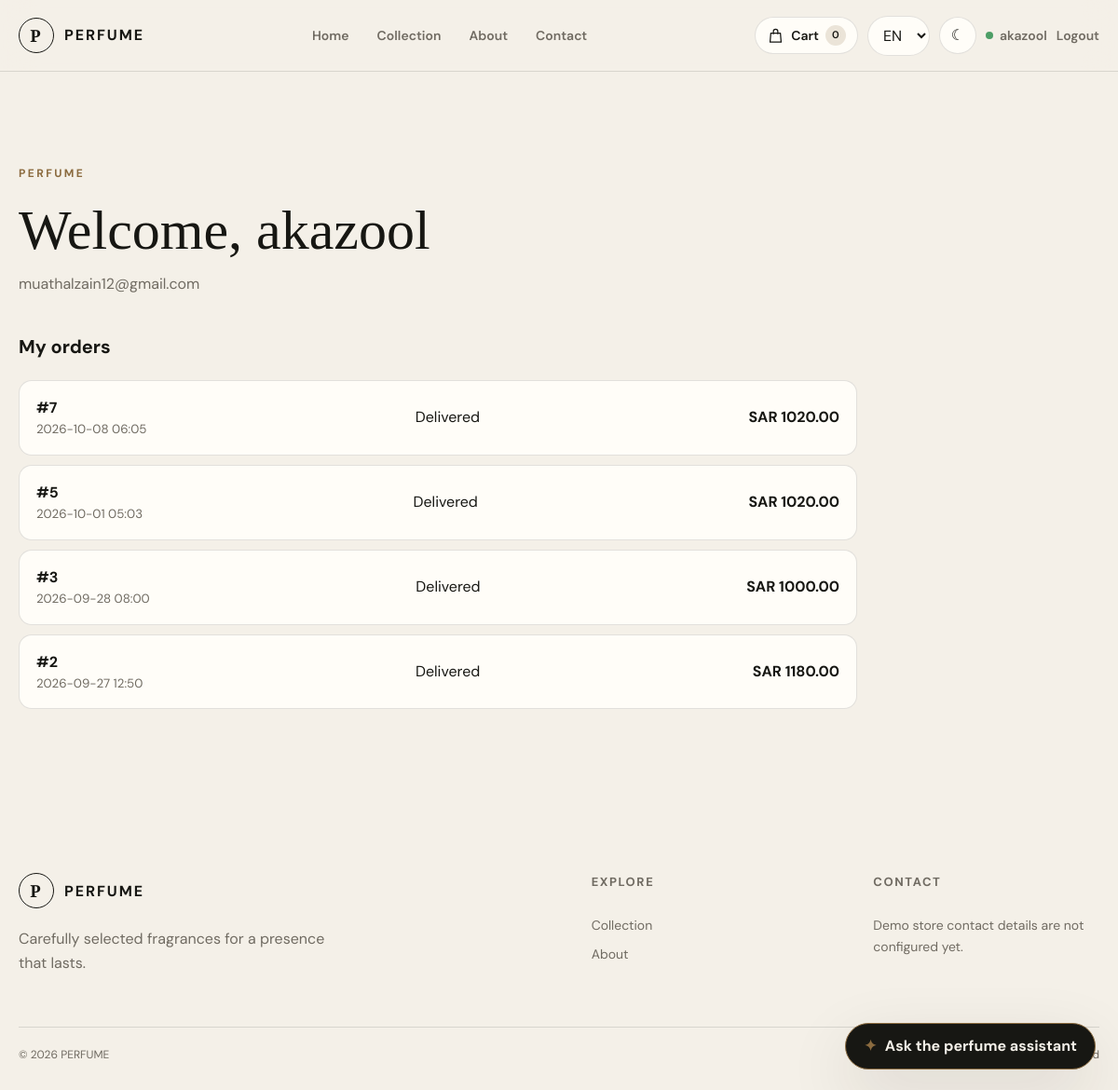
The app's page /en/accounts/profile/ (signed in) with its own data.
### store/models.py (models this page shows, shortened)
class Order(models.Model):
    class Status(models.TextChoices):
        PENDING = 'pending', 'جديد'
        PROCESSING = 'processing', 'قيد التجهيز'
        SHIPPED = 'shipped', 'تم الشحن'
        DELIVERED = 'delivered', 'مكتمل'
        CANCELLED = 'cancelled', 'ملغي'
    class PaymentStatus(models.TextChoices):
        DEMO = 'demo', 'دفع تجريبي'
    user = models.ForeignKey(
        settings.AUTH_USER_MODEL,
        on_delete=models.PROTECT,
        related_name='orders',
    )
    full_name = models.CharField(max_length=160)
    phone = models.CharField(max_length=30)
    city = models.CharField(max_length=100)
    address = models.CharField(max_length=255)
    notes = models.TextField(blank=True)
    subtotal = models.DecimalField(max_digits=10, decimal_places=2)
    shipping_fee = models.DecimalField(max_digits=10, decimal_places=2, default=0)
    total = models.DecimalField(max_digits=10, decimal_places=2)
    status = models.CharField(max_length=20, choices=Status.choices, default=Status.PENDING)
    payment_status = models.CharField(
        max_length=20,
        choices=PaymentStatus.choices,
        default=PaymentStatus.DEMO,
    )
    created_at = models.DateTimeField(auto_now_add=True)
    class Meta:
        ordering = ('-created_at',)

### accounts/views.py (the view)
# urls.py: path('profile/', views.profile, name='profile'),
@login_required
def profile(request):
    orders = request.user.orders.prefetch_related('items')
    return render(request, 'accounts/profile.html', {'orders': orders})

### store/context_processors.py (called while the page is built, shortened)
def cart_summary(request):
    if request.user.is_authenticated:
        quantity = Cart.objects.filter(user=request.user).aggregate(
            quantity=Sum('items__quantity'),
        )['quantity'] or 0
    return {'cart_item_count': quantity}

### accounts/templates/accounts/profile.html (shortened to what this page needs)
{% extends 'base.html' %}
{% load i18n l10n %}
{% get_current_language as LANGUAGE_CODE %}
{% block content %}
<section class="section-shell commerce-shell">
    <div class="commerce-heading">
        <p class="eyebrow">PERFUME</p>
        <h1>{% if LANGUAGE_CODE == 'ar' %}مرحباً، {{ user.username }}{% else %}Welcome, {{ user.username }}{% endif %}</h1>
        <p>{{ user.email }}</p>
    </div>
    <div class="profile-orders">
        <h2>{% if LANGUAGE_CODE == 'ar' %}طلباتي{% else %}My orders{% endif %}</h2>
        {% for order in orders %}
            <a class="profile-order" href="{% url 'order_confirmation' order.pk %}">
                <span><strong>#{% if LANGUAGE_CODE == 'ar' %}{{ order.pk }}{% else %}{{ order.pk }}{% endif %}</strong><small>{{ order.created_at|date:'Y-m-d H:i' }}</small></span>
                <span>
                    {% if LANGUAGE_CODE == 'ar' %}{{ order.get_status_display }}
                    {% elif order.status == 'pending' %}New
                    {% elif order.status == 'processing' %}Processing
                    {% elif order.status == 'shipped' %}Shipped
                    {% elif order.status == 'delivered' %}Delivered
                    {% else %}Cancelled{% endif %}
                </span>
                <strong><bdi class="money" dir="ltr">SAR {{ order.total|unlocalize }}</bdi></strong>
            </a>
        {% endfor %}
    </div>
</section>
{% endblock %}

### store/templates/base.html (shortened to what this page needs)
{% load static i18n %}
{% get_current_language as LANGUAGE_CODE %}
<!DOCTYPE html>
<html lang="{{ LANGUAGE_CODE }}" dir="{% if LANGUAGE_CODE == 'ar' %}rtl{% else %}ltr{% endif %}">
<head>
    <link rel="stylesheet" href="{% static 'store/css/style.css' %}?v=20261001-1">
</head>
<body>
    <header class="site-header">
        <div class="nav-shell">
            <a class="brand" href="{% url 'home' %}">
                <span class="brand-mark">P</span>
                <span>PERFUME</span>
            </a>
            <nav class="main-nav" aria-label="Main navigation">
                <a href="{% url 'home' %}#home">
                    {% if LANGUAGE_CODE == 'ar' %}الرئيسية{% else %}Home{% endif %}
                </a>
                <a href="{% url 'home' %}#collection">
                    {% if LANGUAGE_CODE == 'ar' %}المجموعة{% else %}Collection{% endif %}
                </a>
                <a href="{% url 'home' %}#about">
                    {% if LANGUAGE_CODE == 'ar' %}من نحن{% else %}About{% endif %}
                </a>
                <a href="{% url 'home' %}#contact">
                    {% if LANGUAGE_CODE == 'ar' %}تواصل معنا{% else %}Contact{% endif %}
                </a>
            </nav>
            <div class="nav-actions">
                <a class="cart-link" href="{% url 'cart' %}" aria-label="{% if LANGUAGE_CODE == 'ar' %}سلة التسوق{% else %}Shopping cart{% endif %}">
                    <svg class="cart-icon" viewBox="0 0 24 24" aria-hidden="true" focusable="false">
                        <path d="M5.5 8.5h13l1 12h-15l1-12Z" />
                        <path d="M9 9V6a3 3 0 0 1 6 0v3" />
                    </svg>
                    {% if LANGUAGE_CODE == 'ar' %}السلة{% else %}Cart{% endif %}
                    <span class="cart-count">{{ cart_item_count }}</span>
                </a>
                <form class="language-form" action="{% url 'set_language' %}" method="post">
                    <select name="language" onchange="this.form.submit()" aria-label="Language">
                        <option value="en" {% if LANGUAGE_CODE == 'en' %}selected{% endif %}>EN</option>
                    </select>
                </form>
                <button id="themeToggle" class="icon-button" type="button"
                        aria-label="{% if LANGUAGE_CODE == 'ar' %}تغيير الثيم{% else %}Toggle theme{% endif %}">
                    ☾
                </button>
                {% if user.is_authenticated %}
                    <a class="account-link" href="{% url 'profile' %}">
                        <span class="account-dot"></span>
                        {{ user.username }}
                    </a>
                    <form action="{% url 'logout' %}" method="post">
                        <button class="text-button" type="submit">
                            {% if LANGUAGE_CODE == 'ar' %}خروج{% else %}Logout{% endif %}
                        </button>
                    </form>
                {% endif %}
            </div>
        </div>
    </header>
    <main>
        {% block content %}{% endblock %}
    </main>
    <footer class="site-footer" id="contact">
        <div class="footer-grid">
            <div>
                <a class="brand footer-brand" href="{% url 'home' %}">
                    <span class="brand-mark">P</span>
                    <span>PERFUME</span>
                </a>
                <p class="footer-copy">
                    {% if LANGUAGE_CODE == 'ar' %}
                        عطور مختارة بعناية لتصنع حضوراً لا يُنسى.
                    {% else %}
                        Carefully selected fragrances for a presence that lasts.
                    {% endif %}
                </p>
            </div>
            <div>
                <h3>{% if LANGUAGE_CODE == 'ar' %}روابط{% else %}Explore{% endif %}</h3>
                <a href="{% url 'home' %}#collection">{% if LANGUAGE_CODE == 'ar' %}المجموعة{% else %}Collection{% endif %}</a>
                <a href="{% url 'home' %}#about">{% if LANGUAGE_CODE == 'ar' %}من نحن{% else %}About{% endif %}</a>
            </div>
            <div>
                <h3>{% if LANGUAGE_CODE == 'ar' %}تواصل{% else %}Contact{% endif %}</h3>
                <p>{% if LANGUAGE_CODE == 'ar' %}بيانات التواصل التجريبية غير متاحة حالياً.{% else %}Demo store contact details are not configured yet.{% endif %}</p>
            </div>
        </div>
        <div class="footer-bottom">
            <span>© 2026 PERFUME</span>
            <span>{% if LANGUAGE_CODE == 'ar' %}جميع الحقوق محفوظة{% else %}All rights reserved{% endif %}</span>
        </div>
    </footer>
    <div class="assistant-widget" id="perfumeAssistant" data-api-url="{% url 'api-assistant' %}" data-language="{{ LANGUAGE_CODE }}">
        <button class="assistant-launcher" id="assistantToggle" type="button" aria-expanded="false" aria-controls="assistantPanel">
            <span aria-hidden="true">✦</span>
            {% if LANGUAGE_CODE == 'ar' %}اسأل مساعد العطور{% else %}Ask the perfume assistant{% endif %}
        </button>
    </div>
</body>
</html>

### records on screen
Order: pk "7", created_at "2026-10-08 06:05", status "Delivered", total "1020.00"
Order: pk "5", created_at "2026-10-01 05:03", status "Delivered", total "1020.00"
Order: pk "3", created_at "2026-09-28 08:00", status "Delivered", total "1000.00"
Order: pk "2", created_at "2026-09-27 12:50", status "Delivered", total "1180.00"

### other values on screen
{{ cart_item_count }} "0"
{{ user.username }} "akazool"
{{ user.email }} "muathalzain12@gmail.com"
